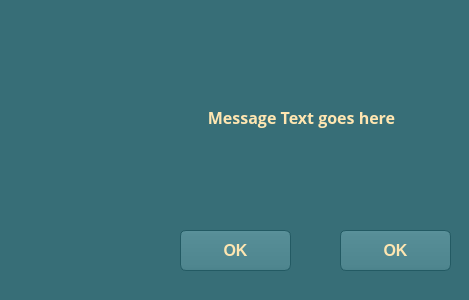
<?xml version="1.0" encoding="UTF-8"?>
<ui version="4.0">
 <class>Dialog</class>
 <widget class="QDialog" name="Dialog">
  <property name="windowModality">
   <enum>Qt::ApplicationModal</enum>
  </property>
  <property name="geometry">
   <rect>
    <x>0</x>
    <y>0</y>
    <width>469</width>
    <height>300</height>
   </rect>
  </property>
  <property name="windowTitle">
   <string>Worldengine Dialog</string>
  </property>
  <property name="windowIcon">
   <iconset>
    <normaloff>Images/icon.png</normaloff>Images/icon.png</iconset>
  </property>
  <property name="styleSheet">
   <string notr="true">QToolTip
{
     border: 1px solid black;
     background-color: #FF9930;
     padding: 1px;
     border-radius: 3px;
     opacity: 100;
}

QWidget
{
    color: #FFE6B1;
    background-color: #376E77;
}

QLabel
{
    background-color: transparent;
}

QWidget:item:hover
{
    background-color: QLinearGradient( x1: 0, y1: 0, x2: 0, y2: 1, stop: 0 #FF9930, stop: 1 #942610);
    color: #000000;
}

QWidget:item:selected
{
    background-color: QLinearGradient( x1: 0, y1: 0, x2: 0, y2: 1, stop: 0 #FF9930, stop: 1 #452102);
}

QMenuBar::item
{
    background: transparent;
}

QMenuBar::item:selected
{
    background: transparent;
    border: 1px solid #FFE6B1;
}

QMenuBar::item:pressed
{
    background: #498089;
    border: 1px solid #000;
    background-color: QLinearGradient(
        x1:0, y1:0,
        x2:0, y2:1,
        stop:1 #265D66,
        stop:0.4 #397079/*,
        stop:0.2 #397079,
        stop:0.1 #FFE6B1*/
    );
    margin-bottom:-1px;
    padding-bottom:1px;
}

QMenu
{
    border: 1px solid #000;
}

QMenu::item
{
    padding: 2px 20px 2px 20px;
}

QMenu::item:selected
{
    color: #000000;
}

QWidget:disabled
{
    color: #457C85;
    background-color: #376E77;
}

QAbstractItemView
{
    background-color: QLinearGradient( x1: 0, y1: 0, x2: 0, y2: 1, stop: 0 #528992, stop: 0.1 #689FA8, stop: 1 #6299A2);
}

QWidget:focus
{
    /*border: 2px solid QLinearGradient( x1: 0, y1: 0, x2: 0, y2: 1, stop: 0 #FF9930, stop: 1 #452102);*/
}

QLineEdit
{
    background-color: QLinearGradient( x1: 0, y1: 0, x2: 0, y2: 1, stop: 0 #528992, stop: 0 #689FA8, stop: 1 #6299A2);
    padding: 1px;
    border-style: solid;
    border: 1px solid #235A63;
    border-radius: 5;
}

QPushButton
{
    color: #FFE6B1;
    background-color: QLinearGradient( x1: 0, y1: 0, x2: 0, y2: 1, stop: 0 #5B929B, stop: 0.1 #578E97, stop: 0.5 #538A93, stop: 0.9 #4F868F, stop: 1 #4B828B);
    border-width: 1px;
    border-color: #235A63;
    border-style: solid;
    border-radius: 6;
    padding: 3px;
    font-size: 16px;
    font-weight: bold;
    padding-left: 5px;
    padding-right: 5px;
}

QPushButton:pressed
{
    background-color: QLinearGradient( x1: 0, y1: 0, x2: 0, y2: 1, stop: 0 #326972, stop: 0.1 #306770, stop: 0.5 #2E656E, stop: 0.9 #2D646D, stop: 1 #2A616A);
}

QComboBox
{
    selection-background-color: #FFE6B1;
    background-color: QLinearGradient( x1: 0, y1: 0, x2: 0, y2: 1, stop: 0 #5B929B, stop: 0.1 #578E97, stop: 0.5 #538A93, stop: 0.9 #4F868F, stop: 1 #4B828B);
    border-style: solid;
    border: 1px solid #235A63;
    border-radius: 5;
}

QComboBox:hover,QPushButton:hover
{
/*    border: 2px solid QLinearGradient( x1: 0, y1: 0, x2: 0, y2: 1, stop: 0 #FF9930, stop: 1 #452102);*/
    background-color: QLinearGradient( x1: 0, y1: 0, x2: 0, y2: 1, stop: 0 #FF9930, stop: 1 #942610);
}


QComboBox:on
{
    padding-top: 3px;
    padding-left: 4px;
    background-color: QLinearGradient( x1: 0, y1: 0, x2: 0, y2: 1, stop: 0 #326972, stop: 0.1 #306770, stop: 0.5 #2E656E, stop: 0.9 #2D646D, stop: 1 #2A616A);
    selection-background-color: #FFE6B1;
}

QComboBox QAbstractItemView
{
    border: 2px solid darkgray;
    selection-background-color: QLinearGradient( x1: 0, y1: 0, x2: 0, y2: 1, stop: 0 #FF9930, stop: 1 #452102);
}

QComboBox::drop-down
{
     subcontrol-origin: padding;
     subcontrol-position: top right;
     width: 15px;

     border-left-width: 0px;
     border-left-color: darkgray;
     border-left-style: solid; /* just a single line */
     border-top-right-radius: 3px; /* same radius as the QComboBox */
     border-bottom-right-radius: 3px;
 }

QComboBox::down-arrow
{
     image: url(:/down_arrow.png);
}

QGroupBox:focus
{
border: 2px solid QLinearGradient( x1: 0, y1: 0, x2: 0, y2: 1, stop: 0 #FF9930, stop: 1 #452102);
}

QTextEdit:focus
{
    border: 2px solid QLinearGradient( x1: 0, y1: 0, x2: 0, y2: 1, stop: 0 #FF9930, stop: 1 #452102);
}

QScrollBar:horizontal {
     border: 1px solid #275E67;
     background: QLinearGradient( x1: 0, y1: 0, x2: 0, y2: 1, stop: 0.0 #174E57, stop: 0.2 #2D646D, stop: 1 #4D828D);
     height: 7px;
     margin: 0px 16px 0 16px;
}

QScrollBar::handle:horizontal
{
      background: QLinearGradient( x1: 0, y1: 0, x2: 1, y2: 0, stop: 0 #FF9930, stop: 0.5 #452102, stop: 1 #FF9930);
      min-height: 20px;
      border-radius: 2px;
}

QScrollBar::add-line:horizontal {
      border: 1px solid #20575E;
      border-radius: 2px;
      background: QLinearGradient( x1: 0, y1: 0, x2: 1, y2: 0, stop: 0 #FF9930, stop: 1 #452102);
      width: 14px;
      subcontrol-position: right;
      subcontrol-origin: margin;
}

QScrollBar::sub-line:horizontal {
      border: 1px solid #20575E;
      border-radius: 2px;
      background: QLinearGradient( x1: 0, y1: 0, x2: 1, y2: 0, stop: 0 #FF9930, stop: 1 #452102);
      width: 14px;
     subcontrol-position: left;
     subcontrol-origin: margin;
}

QScrollBar::right-arrow:horizontal, QScrollBar::left-arrow:horizontal
{
      border: 1px solid black;
      width: 1px;
      height: 1px;
      background: white;
}

QScrollBar::add-page:horizontal, QScrollBar::sub-page:horizontal
{
      background: none;
}

QScrollBar:vertical
{
      background: QLinearGradient( x1: 0, y1: 0, x2: 1, y2: 0, stop: 0.0 #174E57, stop: 0.2 #2D646D, stop: 1 #4D828D);
      width: 7px;
      margin: 16px 0 16px 0;
      border: 1px solid #275E67;
}

QScrollBar::handle:vertical
{
      background: QLinearGradient( x1: 0, y1: 0, x2: 0, y2: 1, stop: 0 #FF9930, stop: 0.5 #452102, stop: 1 #FF9930);
      min-height: 20px;
      border-radius: 2px;
}

QScrollBar::add-line:vertical
{
      border: 1px solid #20575E;
      border-radius: 2px;
      background: QLinearGradient( x1: 0, y1: 0, x2: 0, y2: 1, stop: 0 #FF9930, stop: 1 #452102);
      height: 14px;
      subcontrol-position: bottom;
      subcontrol-origin: margin;
}

QScrollBar::sub-line:vertical
{
      border: 1px solid #20575E;
      border-radius: 2px;
      background: QLinearGradient( x1: 0, y1: 0, x2: 0, y2: 1, stop: 0 #452102, stop: 1 #FF9930);
      height: 14px;
      subcontrol-position: top;
      subcontrol-origin: margin;
}

QScrollBar::up-arrow:vertical, QScrollBar::down-arrow:vertical
{
      border: 1px solid black;
      width: 1px;
      height: 1px;
      background: white;
}


QScrollBar::add-page:vertical, QScrollBar::sub-page:vertical
{
      background: none;
}

QTextEdit
{
    background-color: #296069;
}

QPlainTextEdit
{
    background-color: #296069;
}

QHeaderView::section
{
    background-color: QLinearGradient(x1:0, y1:0, x2:0, y2:1, stop:0 #669DA6, stop: 0.5 #558C95, stop: 0.6 #487F88, stop:1 #69A0A9);
    color: white;
    padding-left: 4px;
    border: 1px solid #70A7B0;
}

QCheckBox:disabled
{
color: #467D86;
}

QDockWidget::title
{
    text-align: center;
    spacing: 3px; /* spacing between items in the tool bar */
    background-color: QLinearGradient(x1:0, y1:0, x2:0, y2:1, stop:0 #376E77, stop: 0.5 #296069, stop:1 #376E77);
}

QDockWidget::close-button, QDockWidget::float-button
{
    text-align: center;
    spacing: 1px; /* spacing between items in the tool bar */
    background-color: QLinearGradient(x1:0, y1:0, x2:0, y2:1, stop:0 #376E77, stop: 0.5 #296069, stop:1 #376E77);
}

QDockWidget::close-button:hover, QDockWidget::float-button:hover
{
    background: #296069;
}

QDockWidget::close-button:pressed, QDockWidget::float-button:pressed
{
    padding: 1px -1px -1px 1px;
}

QMainWindow::separator
{
    background-color: QLinearGradient(x1:0, y1:0, x2:0, y2:1, stop:0 #1B525B, stop: 0.5 #1A515A, stop: 0.6 #265D66, stop:1 #397079);
    color: white;
    padding-left: 4px;
    border: 1px solid #518891;
    spacing: 3px; /* spacing between items in the tool bar */
}

QMainWindow::separator:hover
{

    background-color: QLinearGradient(x1:0, y1:0, x2:0, y2:1, stop:0 #452102, stop:0.5 #b56c17 stop:1 #FF9930);
    color: white;
    padding-left: 4px;
    border: 1px solid #70A7B0;
    spacing: 3px; /* spacing between items in the tool bar */
}

QToolBar::handle
{
     spacing: 3px; /* spacing between items in the tool bar */
     background: url(:/images/handle.png);
}

QMenu::separator
{
    height: 2px;
    background-color: QLinearGradient(x1:0, y1:0, x2:0, y2:1, stop:0 #1B525B, stop: 0.5 #1A515A, stop: 0.6 #265D66, stop:1 #397079);
    color: white;
    padding-left: 4px;
    margin-left: 10px;
    margin-right: 5px;
}

QProgressBar
{
    border: 2px solid grey;
    border-radius: 5px;
    text-align: center;
}

QProgressBar::chunk
{
    background-color: #452102;
    width: 2.15px;
    margin: 0.5px;
}

QTabBar::tab {
    color: #452102;
    border: 1px solid #498089;
    border-bottom-style: none;
    background-color: #376E77;
    padding-left: 10px;
    padding-right: 10px;
    padding-top: 3px;
    padding-bottom: 2px;
    margin-right: -1px;
}

QTabWidget::pane {
    border: 1px solid #498089;
    top: 1px;
}

QTabBar::tab:last
{
    margin-right: 0; /* the last selected tab has nothing to overlap with on the right */
    border-top-right-radius: 3px;
}

QTabBar::tab:first:!selected
{
 margin-left: 0px; /* the last selected tab has nothing to overlap with on the right */


    border-top-left-radius: 3px;
}

QTabBar::tab:!selected
{
    color: #452102;
    border-bottom-style: solid;
    margin-top: 3px;
    background-color: QLinearGradient(x1:0, y1:0, x2:0, y2:1, stop:1 #265D66, stop:.4 #397079);
}

QTabBar::tab:selected
{
    border-top-left-radius: 3px;
    border-top-right-radius: 3px;
    margin-bottom: 0px;
}

QTabBar::tab:!selected:hover
{
    /*border-top: 2px solid #FFE6B1;
    padding-bottom: 3px;*/
    border-top-left-radius: 3px;
    border-top-right-radius: 3px;
    background-color: QLinearGradient(x1:0, y1:0, x2:0, y2:1, stop:1 #265D66, stop:0.4 #397079, stop:0.2 #397079, stop:0.1 #FFE6B1);
}

QRadioButton::indicator:checked, QRadioButton::indicator:unchecked{
    color: #452102;
    background-color: #376E77;
    border: 1px solid #452102;
    border-radius: 6px;
}

QRadioButton::indicator:checked
{
    background-color: qradialgradient(
        cx: 0.5, cy: 0.5,
        fx: 0.5, fy: 0.5,
        radius: 1.0,
        stop: 0.25 #FFE6B1,
        stop: 0.3 #376E77
    );
}

QCheckBox::indicator{
    color: #452102;
    background-color: #376E77;
    border: 1px solid #452102;
    width: 9px;
    height: 9px;
}

QRadioButton::indicator
{
    border-radius: 6px;
}

QRadioButton::indicator:hover, QCheckBox::indicator:hover
{
    border: 1px solid #FFE6B1;
}

QCheckBox::indicator:checked
{
    image:url(:/images/checkbox.png);
}

QCheckBox::indicator:disabled, QRadioButton::indicator:disabled
{
    border: 1px solid #498089;
}
</string>
  </property>
  <property name="modal">
   <bool>true</bool>
  </property>
  <widget class="QPushButton" name="btnCentre">
   <property name="geometry">
    <rect>
     <x>180</x>
     <y>230</y>
     <width>111</width>
     <height>41</height>
    </rect>
   </property>
   <property name="text">
    <string>OK</string>
   </property>
  </widget>
  <widget class="QLabel" name="lblIcon">
   <property name="geometry">
    <rect>
     <x>0</x>
     <y>40</y>
     <width>141</width>
     <height>141</height>
    </rect>
   </property>
   <property name="text">
    <string/>
   </property>
   <property name="pixmap">
    <pixmap resource="new_gui_4.qrc">:/Images/error.png</pixmap>
   </property>
   <property name="alignment">
    <set>Qt::AlignCenter</set>
   </property>
  </widget>
  <widget class="QLabel" name="lblMsg">
   <property name="geometry">
    <rect>
     <x>156</x>
     <y>32</y>
     <width>291</width>
     <height>171</height>
    </rect>
   </property>
   <property name="font">
    <font>
     <family>Open Sans</family>
     <pointsize>12</pointsize>
     <weight>75</weight>
     <bold>true</bold>
    </font>
   </property>
   <property name="text">
    <string>Message Text goes here</string>
   </property>
   <property name="alignment">
    <set>Qt::AlignCenter</set>
   </property>
   <property name="wordWrap">
    <bool>true</bool>
   </property>
  </widget>
  <widget class="QPushButton" name="btnRight">
   <property name="geometry">
    <rect>
     <x>340</x>
     <y>230</y>
     <width>111</width>
     <height>41</height>
    </rect>
   </property>
   <property name="text">
    <string>OK</string>
   </property>
  </widget>
 </widget>
 <resources>
  <include location="new_gui_4.qrc"/>
 </resources>
 <connections/>
</ui>
